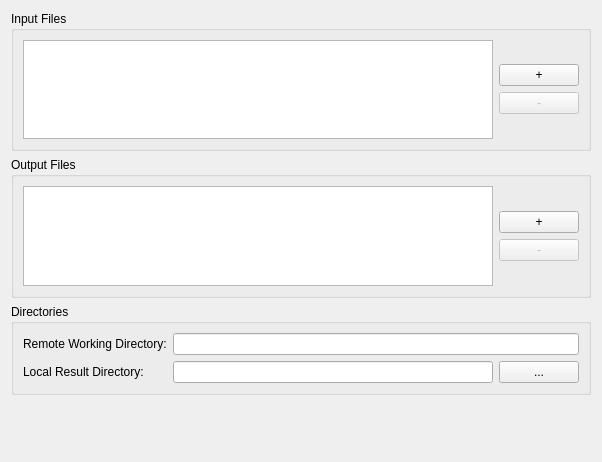
<?xml version="1.0" encoding="UTF-8"?>
<ui version="4.0">
 <class>FilesWizardPage</class>
 <widget class="QWizardPage" name="FilesWizardPage">
  <property name="geometry">
   <rect>
    <x>0</x>
    <y>0</y>
    <width>602</width>
    <height>462</height>
   </rect>
  </property>
  <property name="windowTitle">
   <string>WizardPage</string>
  </property>
  <property name="title">
   <string>Files and Directories</string>
  </property>
  <layout class="QVBoxLayout" name="verticalLayout_5">
   <item>
    <widget class="QGroupBox" name="groupBox">
     <property name="title">
      <string>Input Files</string>
     </property>
     <layout class="QHBoxLayout" name="horizontalLayout">
      <item>
       <widget class="QListWidget" name="input_files_list">
        <property name="selectionMode">
         <enum>QAbstractItemView::MultiSelection</enum>
        </property>
       </widget>
      </item>
      <item>
       <layout class="QVBoxLayout" name="verticalLayout">
        <item>
         <spacer name="verticalSpacer">
          <property name="orientation">
           <enum>Qt::Vertical</enum>
          </property>
          <property name="sizeHint" stdset="0">
           <size>
            <width>20</width>
            <height>40</height>
           </size>
          </property>
         </spacer>
        </item>
        <item>
         <widget class="QPushButton" name="add_input_files_button">
          <property name="text">
           <string>+</string>
          </property>
         </widget>
        </item>
        <item>
         <widget class="QPushButton" name="remove_input_files_button">
          <property name="enabled">
           <bool>false</bool>
          </property>
          <property name="text">
           <string>-</string>
          </property>
         </widget>
        </item>
        <item>
         <spacer name="verticalSpacer_2">
          <property name="orientation">
           <enum>Qt::Vertical</enum>
          </property>
          <property name="sizeHint" stdset="0">
           <size>
            <width>20</width>
            <height>40</height>
           </size>
          </property>
         </spacer>
        </item>
       </layout>
      </item>
     </layout>
    </widget>
   </item>
   <item>
    <widget class="QGroupBox" name="groupBox_2">
     <property name="title">
      <string>Output Files</string>
     </property>
     <layout class="QHBoxLayout" name="horizontalLayout_2">
      <item>
       <widget class="QListWidget" name="output_files_list">
        <property name="selectionMode">
         <enum>QAbstractItemView::MultiSelection</enum>
        </property>
       </widget>
      </item>
      <item>
       <layout class="QVBoxLayout" name="verticalLayout_2">
        <item>
         <spacer name="verticalSpacer_3">
          <property name="orientation">
           <enum>Qt::Vertical</enum>
          </property>
          <property name="sizeHint" stdset="0">
           <size>
            <width>20</width>
            <height>40</height>
           </size>
          </property>
         </spacer>
        </item>
        <item>
         <widget class="QPushButton" name="add_output_files_button">
          <property name="text">
           <string>+</string>
          </property>
         </widget>
        </item>
        <item>
         <widget class="QPushButton" name="remove_output_files_button">
          <property name="enabled">
           <bool>false</bool>
          </property>
          <property name="text">
           <string>-</string>
          </property>
         </widget>
        </item>
        <item>
         <spacer name="verticalSpacer_4">
          <property name="orientation">
           <enum>Qt::Vertical</enum>
          </property>
          <property name="sizeHint" stdset="0">
           <size>
            <width>20</width>
            <height>40</height>
           </size>
          </property>
         </spacer>
        </item>
       </layout>
      </item>
     </layout>
    </widget>
   </item>
   <item>
    <widget class="QGroupBox" name="groupBox_3">
     <property name="title">
      <string>Directories</string>
     </property>
     <layout class="QHBoxLayout" name="horizontalLayout_4">
      <item>
       <layout class="QVBoxLayout" name="verticalLayout_4">
        <item>
         <widget class="QLabel" name="label">
          <property name="text">
           <string>Remote Working Directory:</string>
          </property>
         </widget>
        </item>
        <item>
         <widget class="QLabel" name="label_2">
          <property name="text">
           <string>Local Result Directory:</string>
          </property>
         </widget>
        </item>
       </layout>
      </item>
      <item>
       <layout class="QVBoxLayout" name="verticalLayout_3">
        <item>
         <widget class="QLineEdit" name="line_remote_working_dir"/>
        </item>
        <item>
         <layout class="QHBoxLayout" name="horizontalLayout_3">
          <item>
           <widget class="QLineEdit" name="line_result_dir"/>
          </item>
          <item>
           <widget class="QPushButton" name="button_choose_result_dir">
            <property name="text">
             <string>...</string>
            </property>
           </widget>
          </item>
         </layout>
        </item>
       </layout>
      </item>
     </layout>
    </widget>
   </item>
   <item>
    <layout class="QHBoxLayout" name="horizontalLayout_6">
     <item>
      <widget class="QLabel" name="label_warning_icon"/>
     </item>
     <item>
      <widget class="QLabel" name="label_warning_text">
       <property name="sizePolicy">
        <sizepolicy hsizetype="Expanding" vsizetype="Fixed">
         <horstretch>0</horstretch>
         <verstretch>0</verstretch>
        </sizepolicy>
       </property>
       <property name="minimumSize">
        <size>
         <width>0</width>
         <height>50</height>
        </size>
       </property>
       <property name="wordWrap">
        <bool>true</bool>
       </property>
      </widget>
     </item>
    </layout>
   </item>
  </layout>
 </widget>
 <resources/>
 <connections/>
</ui>
